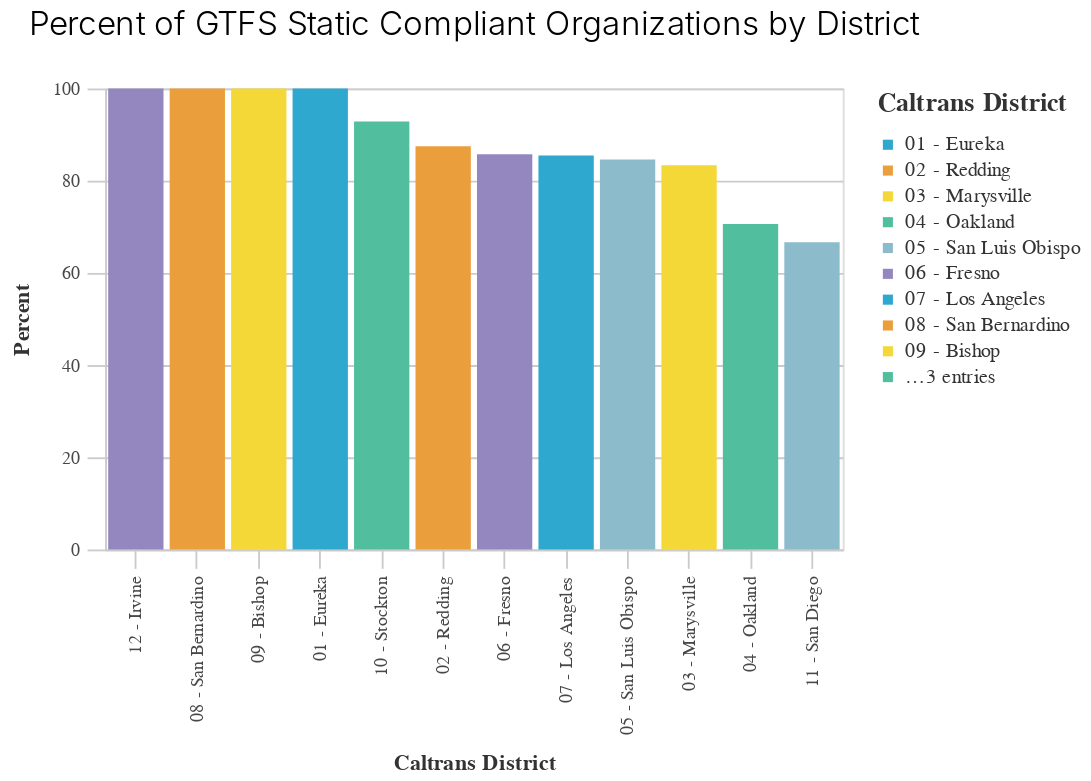

Notebook cell for this chart:
### Code cell
(_dla_utils.bar_chart_nosubset(pct_compliant,
                               'caltrans_district',
                               'percent',
                               'caltrans_district',
                               chart_title='Percent of GTFS Static Compliant Organizations by District'))

### Figure 1 — Vega-Lite specification as saved in the notebook (floating-point values rounded to 4 significant figures)
{"config": {"view": {"continuousWidth": 400, "continuousHeight": 300}, "axis": {"domainColor": "#cbcbcb", "grid": true, "gridColor": "#cbcbcb", "gridWidth": 1, "labelColor": "#474747", "labelFont": "Nunito Sans", "labelFontSize": 10, "labelPadding": 4, "tickColor": "#cbcbcb", "tickSize": 10, "titleColor": "#333", "titleFont": "Raleway", "titleFontSize": 12, "titlePadding": 10}, "axisBand": {"grid": false}, "background": "white", "font": "Raleway", "header": {"labelFont": "Nunito Sans", "titleFont": "Raleway"}, "legend": {"labelColor": "#333", "labelFont": "Nunito Sans", "labelFontSize": 11, "labelLimit": 0, "padding": 1, "symbolSize": 30, "symbolType": "square", "titleColor": "#333", "titleFont": "Raleway", "titleFontSize": 14, "titlePadding": 10}, "title": {"anchor": "middle", "font": "Raleway", "fontSize": 18, "fontWeight": 300, "offset": 20}}, "data": {"name": "data-bd7c9f5523c359802078949bcc29b249"}, "mark": "bar", "encoding": {"color": {"field": "caltrans_district", "legend": {"symbolLimit": 10, "title": "Caltrans District"}, "scale": {"range": ["#2EA8CE", "#EB9F3C", "#F4D837", "#51BF9D", "#8CBCCB", "#9487C0"]}, "type": "nominal"}, "x": {"field": "caltrans_district", "sort": "-y", "title": "Caltrans District", "type": "nominal"}, "y": {"field": "percent", "title": "Percent", "type": "quantitative"}}, "height": 250, "title": "Percent of GTFS Static Compliant Organizations by District", "width": 400, "$schema": "https://vega.github.io/schema/vega-lite/v4.17.0.json", "datasets": {"data-bd7c9f5523c359802078949bcc29b249": [{"caltrans_district": "07 - Los Angeles", "all_org": 55, "gtfs_compliant": 47, "percent": 85.45, "not_compliant": 8}, {"caltrans_district": "06 - Fresno", "all_org": 14, "gtfs_compliant": 12, "percent": 85.71, "not_compliant": 2}, {"caltrans_district": "03 - Marysville", "all_org": 18, "gtfs_compliant": 15, "percent": 83.33, "not_compliant": 3}, {"caltrans_district": "11 - San Diego", "all_org": 6, "gtfs_compliant": 4, "percent": 66.67, "not_compliant": 2}, {"caltrans_district": "04 - Oakland", "all_org": 34, "gtfs_compliant": 24, "percent": 70.59, "not_compliant": 10}, {"caltrans_district": "10 - Stockton", "all_org": 14, "gtfs_compliant": 13, "percent": 92.86, "not_compliant": 1}, {"caltrans_district": "02 - Redding", "all_org": 8, "gtfs_compliant": 7, "percent": 87.5, "not_compliant": 1}, {"caltrans_district": "05 - San Luis Obispo", "all_org": 13, "gtfs_compliant": 11, "percent": 84.62, "not_compliant": 2}, {"caltrans_district": "12 - Irvine", "all_org": 6, "gtfs_compliant": 6, "percent": 100.0, "not_compliant": 0}, {"caltrans_district": "08 - San Bernardino", "all_org": 11, "gtfs_compliant": 11, "percent": 100.0, "not_compliant": 0}, {"caltrans_district": "09 - Bishop", "all_org": 2, "gtfs_compliant": 2, "percent": 100.0, "not_compliant": 0}, {"caltrans_district": "01 - Eureka", "all_org": 7, "gtfs_compliant": 7, "percent": 100.0, "not_compliant": 0}]}}
